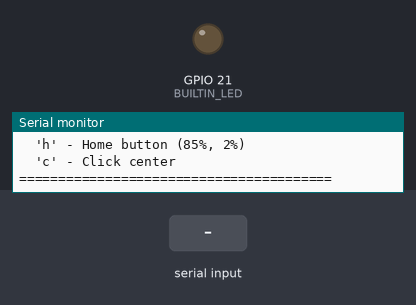
Bench run of a sketch on a simulated Seeed XIAO ESP32-S3. Shown: output pins drawn as LEDs (lit = HIGH), the last lines printed to the serial monitor. Inputs (shaded band) come from the test bench. USB keyboard and mouse output is not drawn.

Above: at 3.4 s.
3.5 s: "t" received over Serial
At 4.4 s:
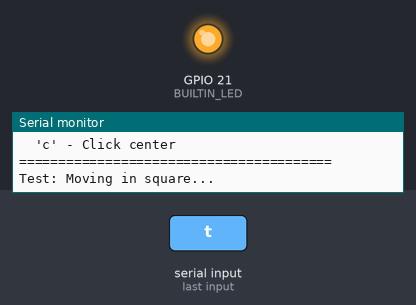
6.5 s: "h" received over Serial
At 7.9 s:
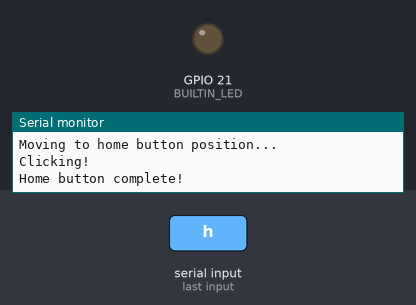
8.0 s: "c" received over Serial
Timing chart, 0 to 11.0 s (numbered marks = the images above; inputs shaded):
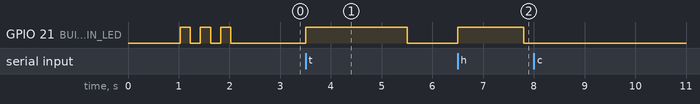

Measured:
- after the input at 3.5 s, GPIO 21 (BUILTIN_LED): LOW → HIGH at once, → LOW 2.0 s later
- after the input at 6.5 s, GPIO 21 (BUILTIN_LED): LOW → HIGH at once, → LOW 1.3 s later

The sketch:

xiao_sense_standalone.ino
```cpp
/*
 * XIAO ESP32S3 Sense - iOS HID Controller (Standalone)
 *
 * Arduino IDE Settings:
 * - Board: "XIAO_ESP32S3" or "ESP32S3 Dev Module"
 * - USB CDC On Boot: "Enabled"
 * - USB Mode: "USB-OTG (TinyUSB)" ← CRITICAL!
 * - Upload Mode: "UART0 / Hardware CDC"
 * - Flash Size: "8MB (64Mb)"
 * - PSRAM: "OPI PSRAM"
 */

#include "USB.h"
#include "USBHIDMouse.h"
#include "USBHIDKeyboard.h"

// XIAO ESP32S3 Sense built-in LED
#define BUILTIN_LED 21

USBHIDMouse Mouse;
USBHIDKeyboard Keyboard;

void setup() {
  Serial.begin(115200);

  // Configure LED
  pinMode(BUILTIN_LED, OUTPUT);
  digitalWrite(BUILTIN_LED, LOW);

  // Initialize USB HID
  USB.begin();
  Mouse.begin();
  Keyboard.begin();

  // Wait for USB
  delay(1000);

  Serial.println("\n========================================");
  Serial.println("XIAO ESP32S3 Sense - iOS HID Controller");
  Serial.println("========================================");
  Serial.println("\nSetup:");
  Serial.println("1. Enable AssistiveTouch on iOS");
  Serial.println("2. Connect XIAO to iPhone with adapter");
  Serial.println("3. You should see a mouse cursor!\n");
  Serial.println("Commands:");
  Serial.println("  't' - Test (moves mouse in square)");
  Serial.println("  'h' - Home button (85%, 2%)");
  Serial.println("  'c' - Click center");
  Serial.println("========================================\n");

  // Blink LED 3 times to show ready
  for(int i = 0; i < 3; i++) {
    digitalWrite(BUILTIN_LED, HIGH);
    delay(200);
    digitalWrite(BUILTIN_LED, LOW);
    delay(200);
  }
}

void loop() {
  if (Serial.available()) {
    char cmd = Serial.read();
    handleCommand(cmd);
  }
}

void handleCommand(char cmd) {
  digitalWrite(BUILTIN_LED, HIGH);

  switch(cmd) {
    case 't':
      Serial.println("Test: Moving in square...");
      testSquare();
      break;

    case 'h':
      Serial.println("Home button action...");
      homeButton();
      break;

    case 'c':
      Serial.println("Click center...");
      Mouse.click();
      break;

    default:
      Serial.println("Unknown command");
  }

  digitalWrite(BUILTIN_LED, LOW);
}

void testSquare() {
  // Move in a square pattern
  for(int j = 0; j < 4; j++) {
    for(int i = 0; i < 30; i++) {
      switch(j) {
        case 0: Mouse.move(3, 0); break;   // Right
        case 1: Mouse.move(0, 3); break;   // Down
        case 2: Mouse.move(-3, 0); break;  // Left
        case 3: Mouse.move(0, -3); break;  // Up
      }
      delay(10);
    }
    delay(200);
  }
  Mouse.click();
  Serial.println("Square complete!");
}

void homeButton() {
  // Based on macOS recordings: 85% width, 2% height
  // This is simplified - just moves to approximate position

  Serial.println("Moving to home button position...");

  // Move right (85% of screen width)
  for(int i = 0; i < 50; i++) {
    Mouse.move(5, 0);
    delay(10);
  }

  // Move up (2% from top = move up)
  for(int i = 0; i < 30; i++) {
    Mouse.move(0, -3);
    delay(10);
  }

  delay(500);

  Serial.println("Clicking!");
  Mouse.click();

  Serial.println("Home button complete!");
}
```
